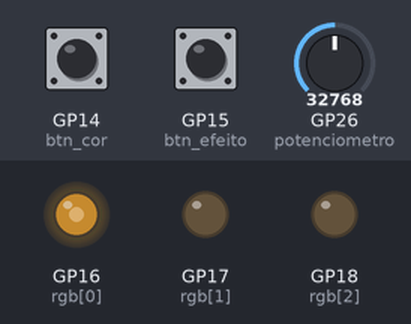
The program below on a simulated Raspberry Pi Pico running MicroPython. On the bench: output pins drawn as LEDs (lit = HIGH). Dashed ring = blinking. The inputs (shaded band) are chosen by the test bench; at power-on: GP15 (btn_efeito) LOW, GP26 (potenciometro) = 32768, GP14 (btn_cor) LOW (analog values on the 0–65535 scale).

Above: at 1.2 s.
1.3 s: GP15 (btn_efeito) pulled HIGH for 0.15 s
At 2.1 s:
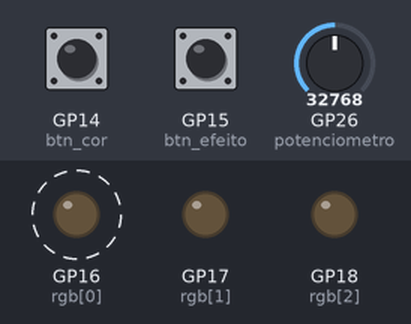
4.4 s: GP26 (potenciometro) set to 45874
At 5.6 s:
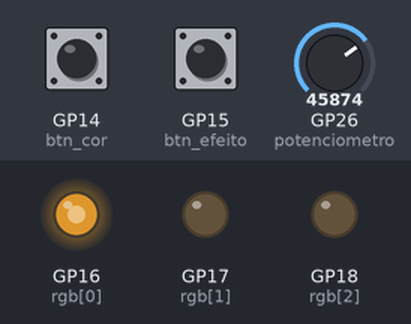
7.4 s: GP14 (btn_cor) pulled HIGH for 0.15 s
At 8.8 s:
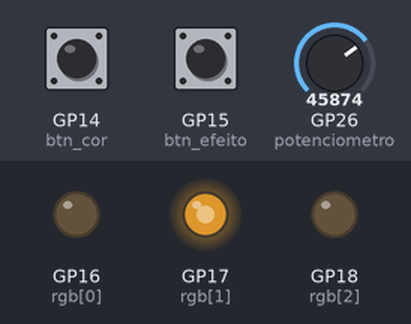
10.5 s: GP26 (potenciometro) set to 57670
13.5 s: GP14 (btn_cor) pulled HIGH for 1 s
At 16.6 s:
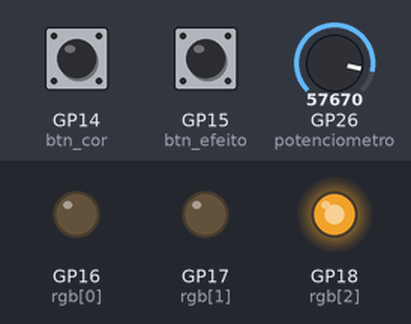
16.7 s: GP15 (btn_efeito) pulled HIGH for 1 s
Timing chart, 0 to 20.7 s (numbered marks = the images above; inputs shaded):
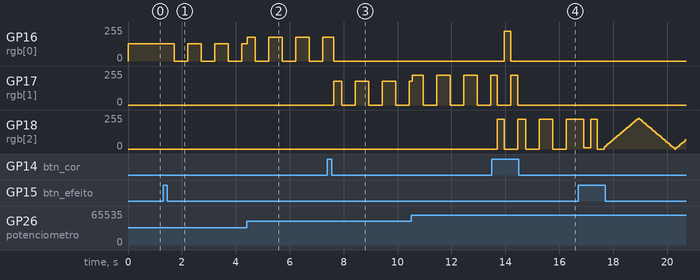

Measured:
- after the input at 1.3 s, GP16 (rgb[0]): alternates 128/255 for 0.50 s and 0/255 for 0.50 s, starting after 0.41 s
- after the input at 7.4 s, GP17 (rgb[1]): 0/255 → 178/255 after 0.23 s, then repeats every 1.0 s: 0/255 0.50 s, 178/255 0.50 s
- after the input at 13.5 s, GP16 (rgb[0]): 0/255 → 224/255 after 0.45 s, → 0/255 0.25 s later; GP18 (rgb[2]): goes 224/255 0.25 s, 0/255 0.50 s, 224/255 0.30 s, 0/255 0.50 s, 224/255 0.50 s, 0/255 0.50 s, then 224/255, starting after 0.20 s

The program:

10.PAINEL_EFEITOS_VISUAIS.py
```python
from machine import Pin, PWM, ADC
from utime import sleep

rgb = [PWM(Pin(i)) for i in (16, 17, 18)]
for p in rgb: p.freq(1000)

btn_cor = Pin(14, Pin.IN, Pin.PULL_DOWN)
btn_efeito = Pin(15, Pin.IN, Pin.PULL_DOWN)
potenciometro = ADC(26)

cor_atual = 0     # 0=Vermelho, 1=Verde, 2=Azul
efeito_atual = 0  # 0=Fixo, 1=Pisca, 2=Fade

# Variáveis auxiliares para os efeitos automáticos
ciclo = 0
fade_val = 0
fade_step = 2500

while True:
    # 1. Leitura de Inputs com Debounce
    if btn_cor.value() == 1:
        cor_atual = (cor_atual + 1) % 3
        sleep(0.2)

    if btn_efeito.value() == 1:
        efeito_atual = (efeito_atual + 1) % 3
        sleep(0.2)

    intensidade_maxima = potenciometro.read_u16()

    # 2. Definição do comportamento do Efeito
    brilho_saida = 0

    if efeito_atual == 0:
        # Luz Fixa (100% do que o potenciômetro permitir)
        brilho_saida = intensidade_maxima

    elif efeito_atual == 1:
        # Pisca (metade dos ciclos passa o valor, metade passa zero)
        if ciclo % 20 < 10:
            brilho_saida = intensidade_maxima
        else:
            brilho_saida = 0

    elif efeito_atual == 2:
        # Respiração
        fade_val += fade_step
        if fade_val >= 65535 or fade_val <= 0:
            fade_step = -fade_step # Inverte a direção da respiração

        # O brilho é proporcional ao potenciômetro
        brilho_saida = int((max(0, fade_val) / 65535) * intensidade_maxima)

    # 3. Atualização dos Pinos
    for i in range(3):
        if i == cor_atual:
            rgb[i].duty_u16(min(brilho_saida, 65535))
        else:
            rgb[i].duty_u16(0)

    # Incrementa o ciclo e dá um pequeno passo (50ms)
    ciclo += 1
    sleep(0.05)
```
